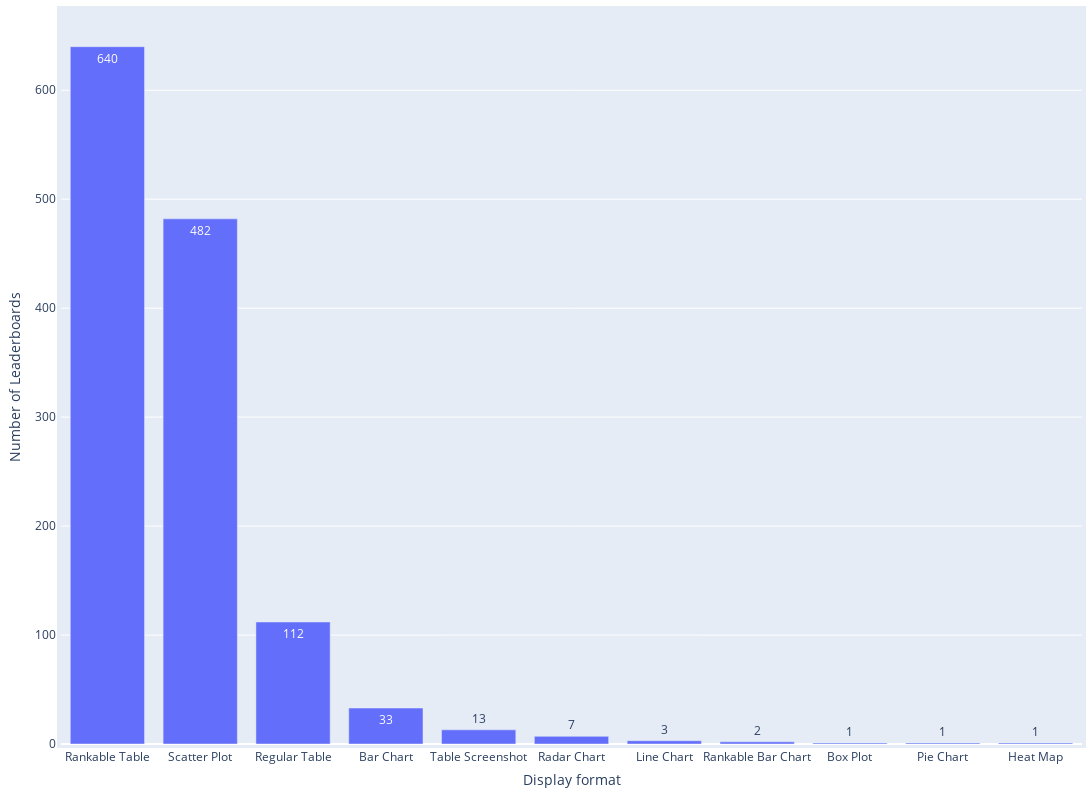

This figure's notebook cell:
### Code cell
df = pd.read_csv(path_meta / "leaderboard_processed.csv")
df["Display formats"] = df["Display formats"].apply(ast.literal_eval)

df_multiple = df[df["Display formats"].map(len) > 1]
print(
    f"{round(len(df_multiple)/len(df)*100,2)}% ({len(df_multiple)} out of {len(df)}) leaderboards support multiple display formats."
)
display_format_rankable = ["Rankable Table", "Rankable Bar Chart"]
df_rankable = keep_rows_by_list_column(df, "Display formats", display_format_rankable)
print(
    f"{round(len(df_rankable)/len(df)*100,2)}% ({len(df_rankable)} out of {len(df)}) leaderboards support rankable display formats."
)
df_rankable_split = (
    df_rankable.explode("Display formats")["Display formats"]
    .value_counts()
    .reset_index(name="Frequency")
)
print(
    f"{df_rankable_split['Display formats'].iloc[0]} is the most popular display format of rankable leaderboards, accounting for {round(df_rankable_split['Frequency'].iloc[0]/len(df_rankable)*100,2)}% ({df_rankable_split['Frequency'].iloc[0]} out of {len(df_rankable)}) rankable leaderboards."
)
df_split = (
    df.explode("Display formats")["Display formats"]
    .value_counts()
    .reset_index(name="Frequency")
)
df_split["Weight"] = 1

statistics = {
    "Distribution": "Leaderboards across Display Formats",
    "Mean": np.mean(df_split["Frequency"]),
    "Median": np.median(df_split["Frequency"]),
    "IQR": df_split["Frequency"].quantile(0.75) - df_split["Frequency"].quantile(0.25),
    "Gini Coefficient": ineqpy.inequality.gini(
        data=df_split, income="Frequency", weights="Weight"
    ),
}
if os.path.exists(path_meta / "leaderboard_statistics.csv"):
    df_statistics = pd.read_csv(path_meta / "leaderboard_statistics.csv")
else:
    df_statistics = pd.DataFrame()
df_statistics = pd.concat(
    [df_statistics, pd.DataFrame([statistics])], ignore_index=True
)
df_statistics.drop_duplicates(subset=["Distribution"], keep="last", inplace=True)
df_statistics.sort_values(by="Distribution", inplace=True)
df_statistics.to_csv(path_meta / "leaderboard_statistics.csv", index=False)

df_split["Ratio"] = round(df_split["Frequency"] / len(df) * 100, 2)

fig = px.bar(
    x=df_split["Display formats"],
    y=df_split["Frequency"],
    text_auto=True,
    labels={"x": "Display format", "y": "Number of Leaderboards"},
)
# Update the layout for a tighter look
fig.update_layout(
    autosize=True,
    margin=dict(
        l=10,  # Left margin
        r=10,  # Right margin
        b=10,  # Bottom margin
        t=10,  # Top margin
        pad=4,  # Padding between the plot and the margin
    ),
)
fig.update_layout(
    width=1200,  # Set the width of the figure
    height=800,  # Set the height of the figure
)
fig.show()

### Figure 1 — Plotly figure (JSON) as saved in the notebook; plotly's stock layout.template omitted (floating-point values rounded to 4 significant figures)
{"data": [{"alignmentgroup": "True", "hovertemplate": "Display format=%{x}<br>Number of Leaderboards=%{y}<extra></extra>", "legendgroup": "", "marker": {"color": "#636efa", "pattern": {"shape": ""}}, "name": "", "offsetgroup": "", "orientation": "v", "showlegend": false, "textposition": "auto", "texttemplate": "%{y}", "type": "bar", "x": ["Rankable Table", "Scatter Plot", "Regular Table", "Bar Chart", "Table Screenshot", "Radar Chart", "Line Chart", "Rankable Bar Chart", "Box Plot", "Pie Chart", "Heat Map"], "xaxis": "x", "y": [640, 482, 112, 33, 13, 7, 3, 2, 1, 1, 1], "yaxis": "y"}], "layout": {"autosize": true, "barmode": "relative", "height": 800, "legend": {"tracegroupgap": 0}, "margin": {"b": 10, "l": 10, "pad": 4, "r": 10, "t": 10}, "width": 1200, "xaxis": {"anchor": "y", "domain": [0, 1], "title": {"text": "Display format"}}, "yaxis": {"anchor": "x", "domain": [0, 1], "title": {"text": "Number of Leaderboards"}}}}
